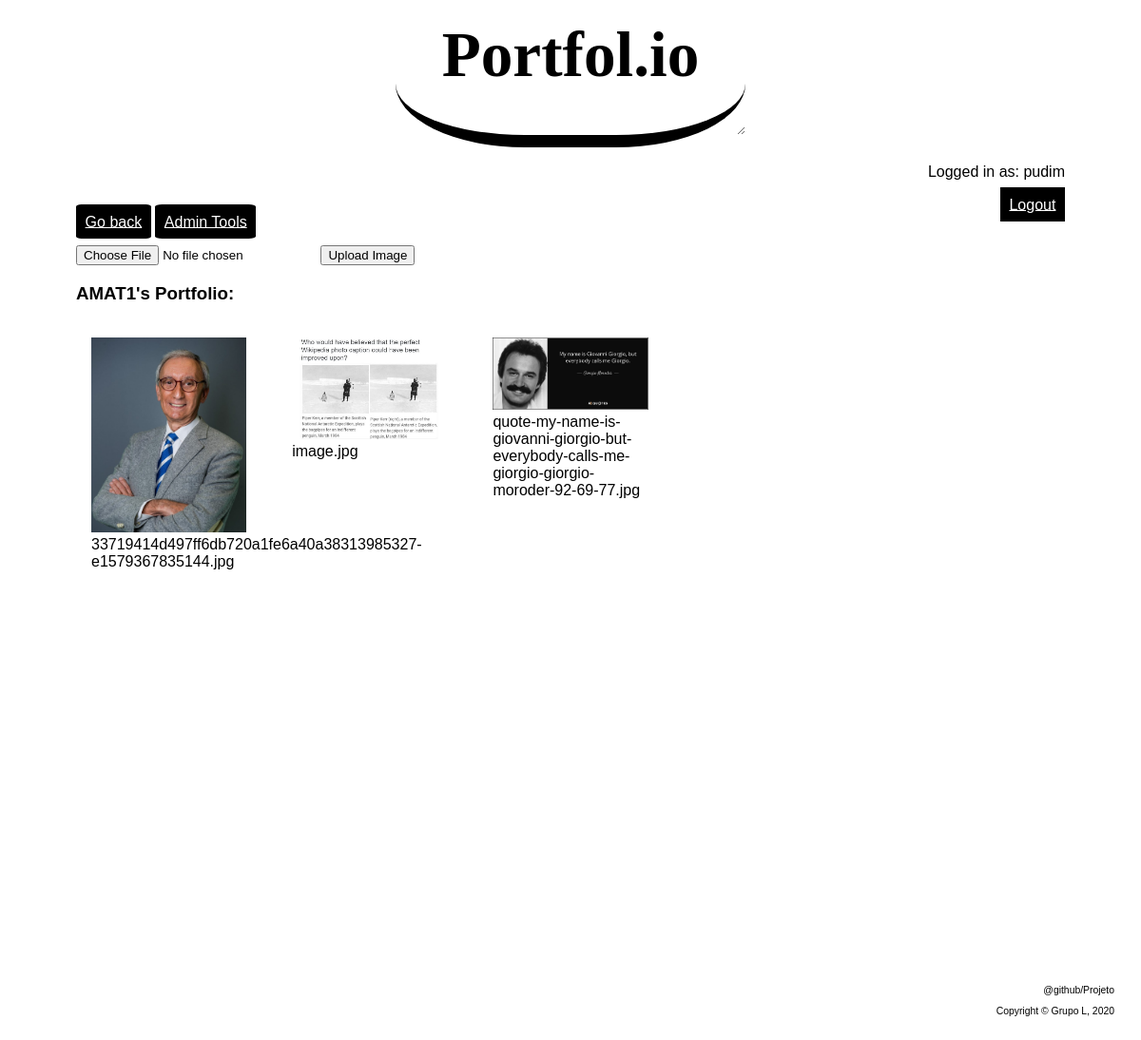
The page /pages/list_gallery.php?subject=3 (signed in) on the database its author committed.
### tables this page shows
CREATE TABLE subject (
    	id integer primary key autoincrement,
    	name text not null,
    	folder_path text,
        admin_id integer references student(id) not null,
        CONSTRAINT user_unique_error UNIQUE (name)
        CONSTRAINT user_unique_error UNIQUE (folder_path)
    );

CREATE TABLE photo (
        id integer primary key autoincrement,
        name text not null,
        subject_id integer references subject(id) not null,
        student_id integer references student(id) not null,
        created_at timestamp DEFAULT CURRENT_TIMESTAMP not null
    );

### database/subjects.php (called while the page is built, shortened)
<?php
    function getSubjectNameFromID($admin_id){
        global $db;
        $stmt= $db->prepare('SELECT name from subject where id = ?');
        $stmt->execute(array($admin_id));
        return ($stmt->fetchColumn());
    }
?>

### database/photos.php (called while the page is built, shortened)
<?php
    function getSubjectPhotos($subject_id) {
        global $db;
        $stmt= $db->prepare('SELECT * from photo where subject_id = ?');
        $stmt->execute(array($subject_id));
        return ($stmt->fetchAll());
    }
?>

### pages/list_gallery.php (the view, shortened to what this page needs)
<?php
    include_once('../database/connect.php');
    include_once('../database/subjects.php');
    include_once('../database/photos.php');
    $subject_id=$_GET['subject'];
    $subject_name=getSubjectNameFromID($subject_id);
    $result=getSubjectPhotos($subject_id);
?>
<!DOCTYPE html>
<html lang="en">
<head>
    <link href="../css/MainpageStyle.css" rel="stylesheet">
    <link href="../css/GalleryStyle.css" rel="stylesheet">
</head>
<body>
    <header>
        <h1><a href="../pages/user_mainpage.php"> Portfol.io</a></h1>
    </header>
    <div id="username">
        <p>Logged in as: <?= $_SESSION['username'] ?></p>
        <a href="../actions/ActionLogout.php">Logout</a>
    </div>
    <nav id="operations">
        <a href="user_mainpage.php" id="Back">Go back</a>
        <a href="../pages/admin.php" id="Admin">Admin Tools</a>
    </nav>
    <form action="../actions/ActionUpload.php" method="post" enctype="multipart/form-data">
        <input type="file" name="photoToUpload" id="photoToUpload">
        <input type="submit" value="Upload Image" name="submit">
    </form>
    <nav id="pictures">
        <h3><?php echo $subject_name ?>'s Portfolio:</h3>
        <ul>
            <?php foreach($result as $row) { ?>
                <li>
                    <img id="pics" src="../pictures/<?php echo $subject_name ?>/<?php echo $row['name'] ?>"  alt="Picture">
                    <span><?php echo $row["name"]?></span>
                </li>
            <?php } ?>
        </ul>
    </nav>
    <footer>
        <a href="https://github.com/zymil/Portfolio">@github/Projeto</a>
        <p>Copyright &copy; Grupo L, 2020</p>
    </footer>
</body>
</html>

### css/MainpageStyle.css (style rules this page uses)
body { font-family: Arial, Verdana, monospace; background-repeat: no-repeat; background-attachment: fixed; background-size: cover; background-position: auto; background-image: url(../img/portfolio4.png); -webkit-font-smoothing: antialiased; margin-left: 5em; margin-right: 5em; }
body > header { font-size: 2.1em; border-style: solid; flex-direction: column; text-align: center; border-bottom-width: 0.4em; margin-bottom: 0.5em; margin-right: 10em; margin-left: 10em; margin-top: -1em; border-top-width: 0; border-right-width: 0; border-left-width: 0; border-radius: 37%; resize: vertical; overflow: auto; font-family: "Lucida Handwriting"; display: flex; }
body > header h1 a:-webkit-any-link { color: black; cursor: pointer; text-decoration: none; }
#operations a { padding: 0.6em; background: rgb(0, 0, 0); color: #ffffff; border-radius: 7%; }
body > footer { text-align: right; font-size: 0.65em; margin: auto; display: block; margin-top: 10em; text-decoration: none; margin: 0; margin-top: 35em; margin-right: -5em; }
body > div { text-align: right; }
body > div#username a { padding: 0.6em; background: rgb(0, 0, 0); color: #ffffff; font-size: 1em; flex-direction: column; }
body > footer a { color: black; text-decoration: none; background-color: transparent; }

### css/GalleryStyle.css (style rules this page uses)
#pictures ul { display: grid; grid-gap: 1em; grid-template-columns: repeat(5, minmax(1px, 100%)); padding-left: 0; list-style: none; }
#pictures li { padding: 1em; margin-bottom: 3.5em; }
img#pics { max-width:100%; height:auto; }

### rows shown on the page
subject: name "AMAT1"
photo: subject+name (picture), name "33719414d497ff6db720a1fe6a40a38313985327-e1579367835144.jpg"
photo: subject+name (picture), name "image.jpg"
photo: subject+name (picture), name "quote-my-name-is-giovanni-giorgio-but-everybody-calls-me-giorgio-giorgio-moroder-92-69-77.jpg"

### other values the page prints
$_SESSION['username'] "pudim"
